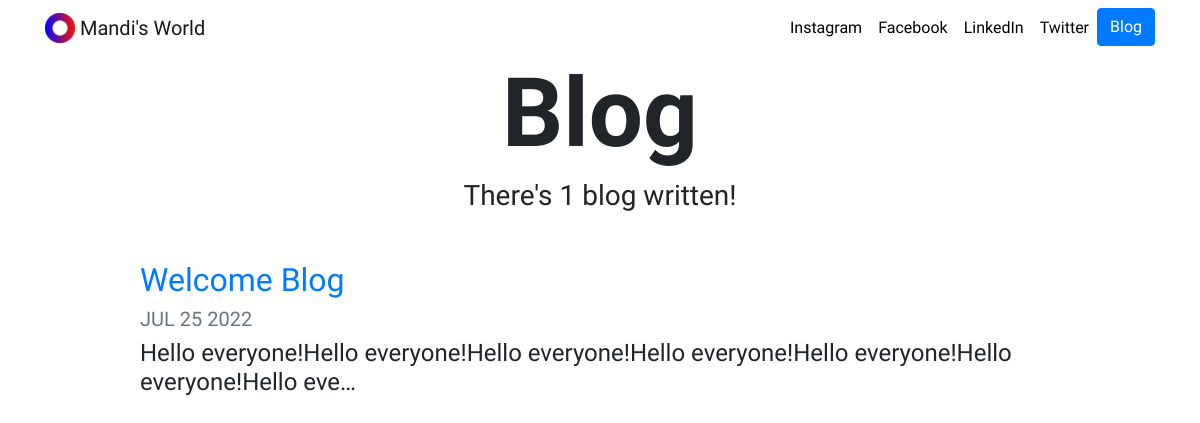
/blog/, run on an earlier commit of the app's database.
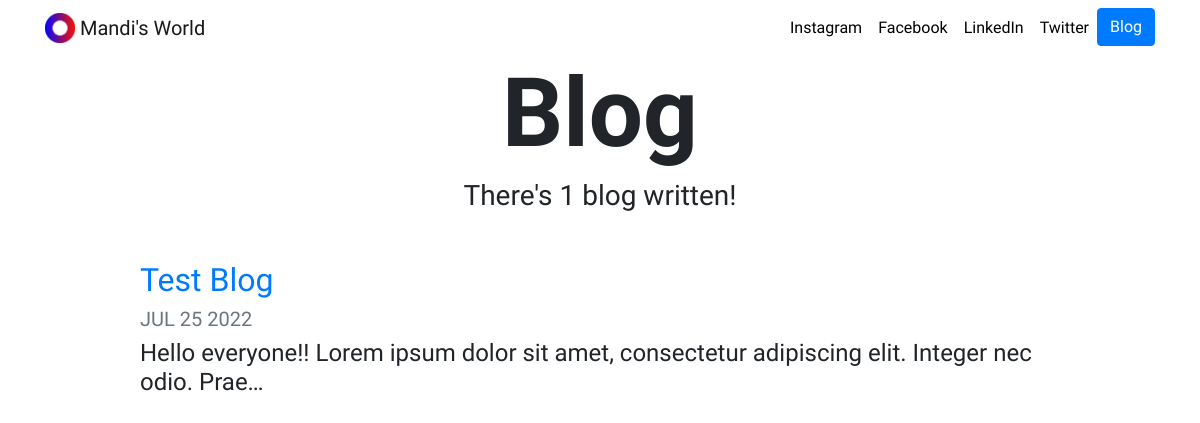
And on a later commit of the database.
### blog/models.py (models this page shows, shortened)
class Blog(models.Model):
    title = models.CharField(max_length=200)  # properties
    description = models.TextField()
    date = models.DateField()

### blog/views.py (the view)
# urls.py: path('', views.all_blogs, name='all_blogs'),  # Blog home page
def all_blogs(request):
    blogs = Blog.objects.order_by('-date')
    return render(request, 'blog/all_blogs.html', {'blogs': blogs})

### blog/templates/blog/all_blogs.html
{% extends "portfolio/base.html" %}
{% load static %}
{% block content %}
<h1 id="blogtitle" class="font-weight-bold text-center">Blog</h1>
<h3 class="text-center mb-5">There's {{ blogs.count }} blog{{ blogs.count|pluralize }} written!</h3>
{% for blog in blogs %}
<div class="row justify-content-center my-3">
  <div class="col-md-10">
    <a href="{% url 'blog:detail' blog.id %}">
      <h2>{{ blog.title }}</h2>
    </a>
    <h5 class="text-muted">{{ blog.date|date:'M d Y'|upper }}</h5>
    <h4>{{ blog.description|striptags|truncatechars:100 }}</h4>
  </div>
</div>
{% endfor %}
{% endblock %}

What changed in the data, as far as the page shows it:
changed Blog: title "Welcome Blog" → "Test Blog"; description "Hello everyone!Hello everyone!Hello everyone!Hello everyone!Hello everyone!Hello everyone!Hello eve…" → "Hello everyone!! Lorem ipsum dolor sit amet, consectetur adipiscing elit. Integer nec odio. Prae…"
